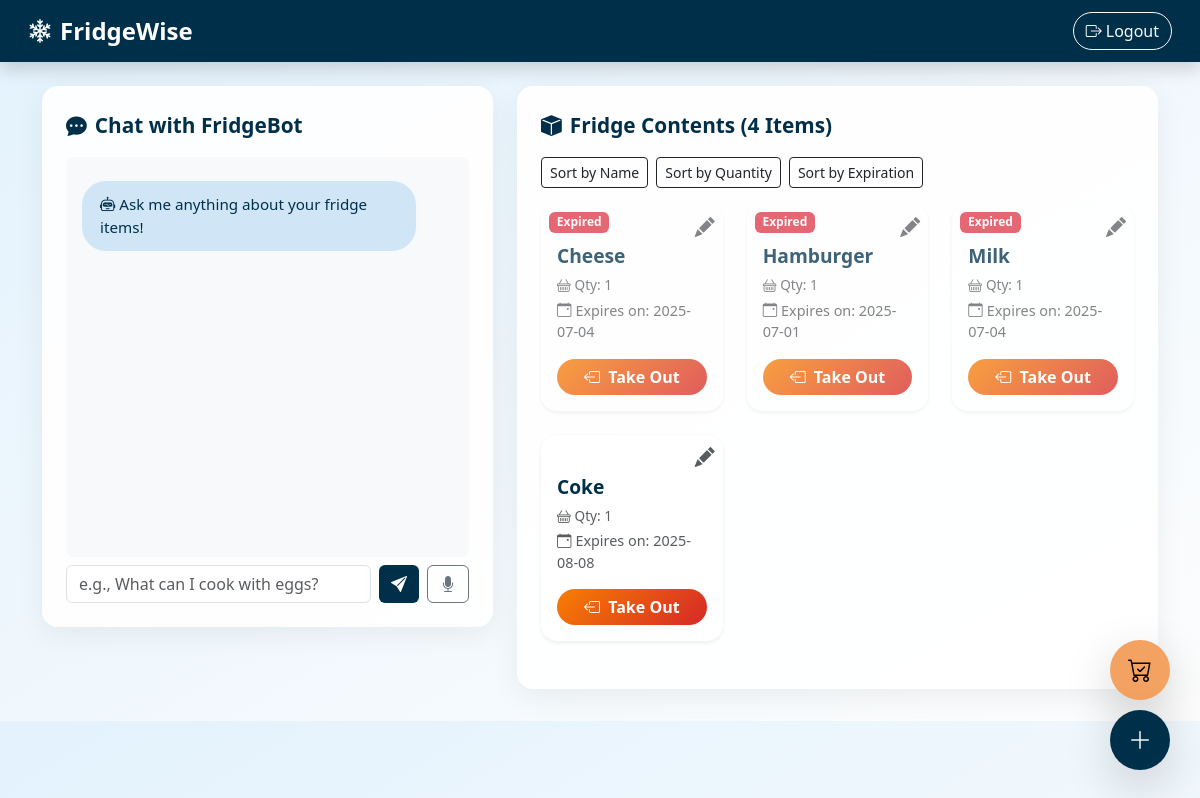
/ (signed in), run on the app's committed database.
### tables this page shows
CREATE TABLE fridge_items (
            id INTEGER PRIMARY KEY,
            name TEXT NOT NULL,
            image_path TEXT,
            expiration_date TEXT,
            status TEXT,
            username TEXT,
            timestamp TEXT DEFAULT CURRENT_TIMESTAMP
        , quantity INTEGER DEFAULT 1);

### app.py (the view)
@app.route('/')
def index():
    with sqlite3.connect('fridge.db') as conn:
        conn.row_factory = sqlite3.Row
        items = conn.execute("SELECT * FROM fridge_items WHERE status='in' AND username=?",
                             (session.get('user'),)).fetchall()
    today = datetime.today()
    soon_expiring_ids = {item['id'] for item in items
                         if today <= datetime.strptime(item['expiration_date'], "%Y-%m-%d") <= today + timedelta(days=2)}
    expired_ids = {item['id'] for item in items
                   if datetime.strptime(item['expiration_date'], "%Y-%m-%d") < today}
    number = len(items)
    return render_template("index.html", items=items,
                           soon_expiring_ids=soon_expiring_ids,
                           expired_ids=expired_ids,
                           number=number)

### templates/index.html (shortened to what this page needs)
<!DOCTYPE html>
<html lang="en">
<head>
  <link href="https://cdn.jsdelivr.net/npm/bootstrap@5.3.0/dist/css/bootstrap.min.css" rel="stylesheet" />
  <link href="https://cdn.jsdelivr.net/npm/bootstrap-icons@1.10.5/font/bootstrap-icons.css" rel="stylesheet" />
</head>
<body>
<nav class="navbar navbar-dark bg-dark mb-4 shadow px-3" style="background-color: #003049 !important;">
  <div class="container-fluid d-flex justify-content-between align-items-center">
    <a class="navbar-brand fw-bold" href="/" style="font-size: 1.5rem;">
      <i class="bi bi-snow2 me-2"></i>FridgeWise
    </a>
    {% if session.get('user') %}
      <a href="/logout" class="btn btn-outline-light rounded-pill">
        <i class="bi bi-box-arrow-right me-1"></i>Logout
      </a>
    {% else %}
      <a href="/login" class="btn btn-outline-light rounded-pill">
        <i class="bi bi-box-arrow-in-right me-1"></i>Login
      </a>
    {% endif %}
  </div>
</nav>
<div class="container">
  <div class="position-relative">
    <div class="{% if not session.get('user') %}blurred{% endif %}">
      <div class="row">
        <div class="col-md-5">
          <div class="section-card">
            <div class="section-title"><i class="bi bi-chat-dots-fill"></i>Chat with FridgeBot</div>
            <div class="chat-log d-flex flex-column" id="chat-log">
              <div class="bot-bubble"><i class="bi bi-robot me-1"></i>Ask me anything about your fridge items!</div>
            </div>
          <form id="chat-form" class="d-flex mt-2">
            <input type="text" id="user-input" class="form-control me-2" placeholder="e.g., What can I cook with eggs?" required>
            <button type="submit" class="btn btn-dark me-2"><i class="bi bi-send-fill"></i></button>
            <button type="button" id="mic-btn" class="btn btn-outline-secondary">
              <i class="bi bi-mic-fill" id="mic-icon"></i>
            </button>
          </form>
          </div>
        </div>
        <div class="col-md-7">
          <div class="section-card">
            <div class="section-title"><i class="bi bi-box-fill"></i>Fridge Contents ({{number}} Items) </div>
<div class="mb-3 d-flex gap-2">
  <button class="btn btn-outline-dark btn-sm filter-btn" data-sort-by="name">Sort by Name</button>
  <button class="btn btn-outline-dark btn-sm filter-btn" data-sort-by="quantity">Sort by Quantity</button>
  <button class="btn btn-outline-dark btn-sm filter-btn" data-sort-by="date">Sort by Expiration</button>
</div>
<div class="row" id="fridge-items">
  {% if items %}
    {% for item in items %}
    <div class="col-md-4 mb-4 fridge-item"
         data-name="{{ item[1]|lower }}"
         data-quantity="{{ item[7]|int }}"
         data-date="{{ item[3] }}">
    <div class="card shadow-sm
      {% if item[0] in expired_ids %}border-danger border-3
      {% elif item[0] in soon_expiring_ids %}border-warning border-3
      {% endif %}">
        <div class="card-body position-relative">
          <a href="#" class="position-absolute top-0 end-0 m-2 text-muted"
             data-bs-toggle="modal" data-bs-target="#editItemModal"
             data-id="{{ item[0] }}"
             data-name="{{ item[1] }}"
             data-expiration="{{ item[3] }}"
             data-quantity="{{ item[7] }}"
             title="Edit">
            <i class="bi bi-pencil-fill fs-5"></i>
          </a>
          {% if item[0] in expired_ids %}
            <span class="badge bg-danger text-light position-absolute top-0 start-0 m-2">Expired</span>
          {% elif item[0] in soon_expiring_ids %}
            <span class="badge bg-warning text-dark position-absolute top-0 start-0 m-2">Expiring Soon</span>
          {% endif %}
          <h5 class="card-title mt-4">{{ item[1]|title }}</h5>
          <p class="text-muted mb-1" style="font-size:0.85rem;">
            <i class="bi bi-basket me-1"></i>Qty: {{ item[7] }}
          </p>
          <p class="text-muted" style="font-size:0.9rem !important;">
            <i class="bi bi-calendar-event me-1"></i>Expires on: {{ item[3] }}
          </p>
          <a href="/take_out/{{ item[0] }}" class="btn takeout-btn w-100">
            <i class="bi bi-box-arrow-left me-1"></i> Take Out
          </a>
        </div>
      </div>
    </div>
    {% endfor %}
  {% else %}
    <div class="empty-state">
      <i class="bi bi-box-seam"></i>
      <p class="mt-2">Your fridge is currently empty.</p>
    </div>
  {% endif %}
</div>
          </div>
        </div>
      </div>
    </div>
  </div>
</div>
<button class="btn btn-warning rounded-circle shadow-lg position-fixed"
        style="bottom: 100px; right: 30px; width: 60px; height: 60px; z-index: 1050;"
        id="shoppingListBtn">
  <i class="bi bi-cart-check fs-4"></i>
</button>
<button class="btn btn-dark rounded-circle shadow-lg position-fixed"
        style="bottom: 30px; right: 30px; width: 60px; height: 60px; z-index: 1050;"
        data-bs-toggle="modal" data-bs-target="#addItemModal">
  <i class="bi bi-plus-lg fs-4"></i>
</button>
<div class="position-fixed bottom-0 end-0 p-3" style="z-index: 1080">
</div>
</body>
</html>

### templates/index.html (style rules this page uses)
body { background: linear-gradient(to bottom right, #e3f2fd, #fdfdfd); font-family: 'Segoe UI', sans-serif; }
.section-card { background: #ffffffee; border-radius: 1rem; padding: 1.5rem; margin-bottom: 2rem; box-shadow: 0 8px 30px rgba(0, 0, 0, 0.06); }
.section-title { font-size: 1.3rem; font-weight: 600; color: #003049; margin-bottom: 1rem; display: flex; align-items: center; }
.section-title i { margin-right: 0.5rem; }
.chat-log { background: #f7f9fb; border-radius: 0.5rem; padding: 1rem; height: 400px; overflow-y: auto; }
.bot-bubble, .user-bubble { padding: 12px 18px; border-radius: 1.5rem; margin: 8px 0; max-width: 90%; font-size: 0.95rem; }
.bot-bubble { background: #d0e6f7; color: #003049; align-self: flex-start; }
.btn-dark { background-color: #003049; border: none; }
.btn-warning { background-color: #f4a261; border: none; }
.card { border: none; border-radius: 1rem; transition: transform 0.2s ease, box-shadow 0.2s ease; }
.card-title { font-weight: 600; font-size: 1.2rem; color: #003049; }
.takeout-btn { background: linear-gradient(135deg, #f77f00, #d62828); color: #fff; border: none; border-radius: 50px; font-weight: 600; transition: all 0.3s ease; }
.card.border-danger { opacity: 0.75; }

### data on the page
fridge_items: shows "Expired", name "Cheese", quantity "1", expiration_date "2025-07-04"
fridge_items: shows "Expired", name "Hamburger", quantity "1", expiration_date "2025-07-01"
fridge_items: shows "Expired", name "Milk", quantity "1", expiration_date "2025-07-04"
fridge_items: name "Coke", quantity "1", expiration_date "2025-08-08"

### other printed values
{{ number }} "4"
